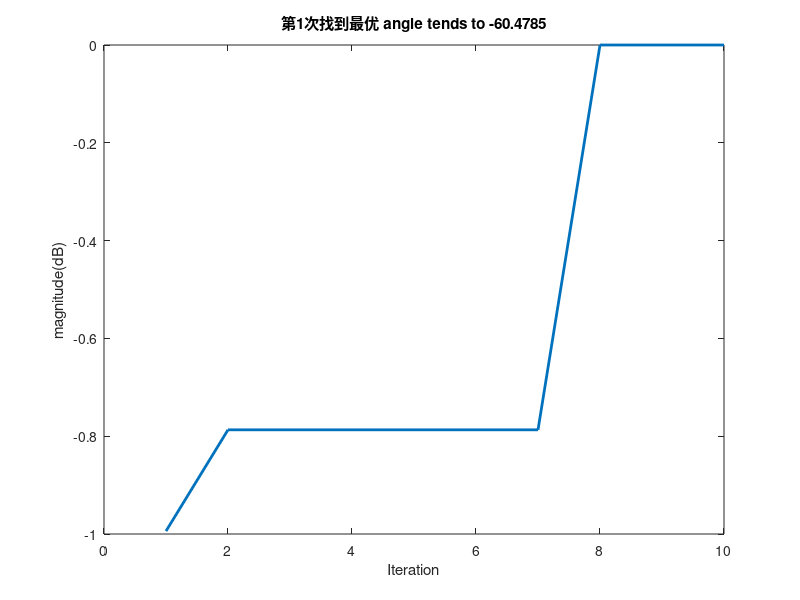
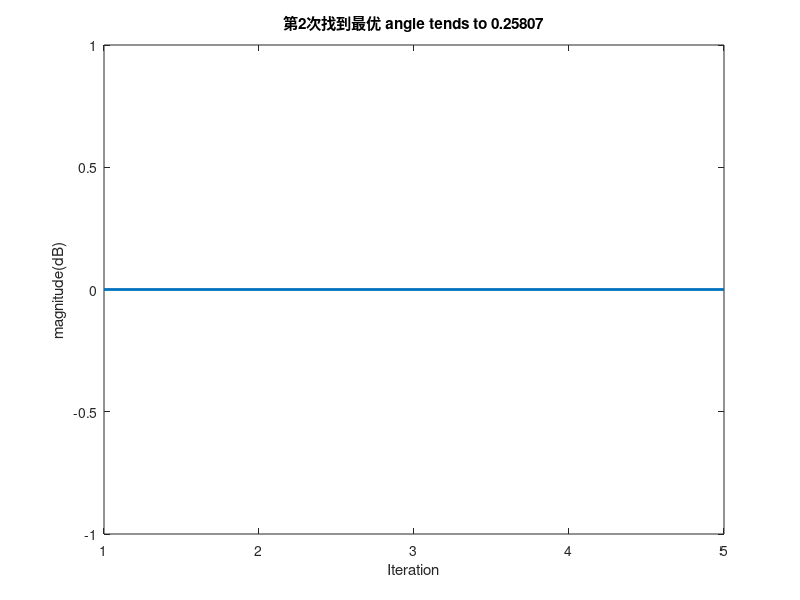
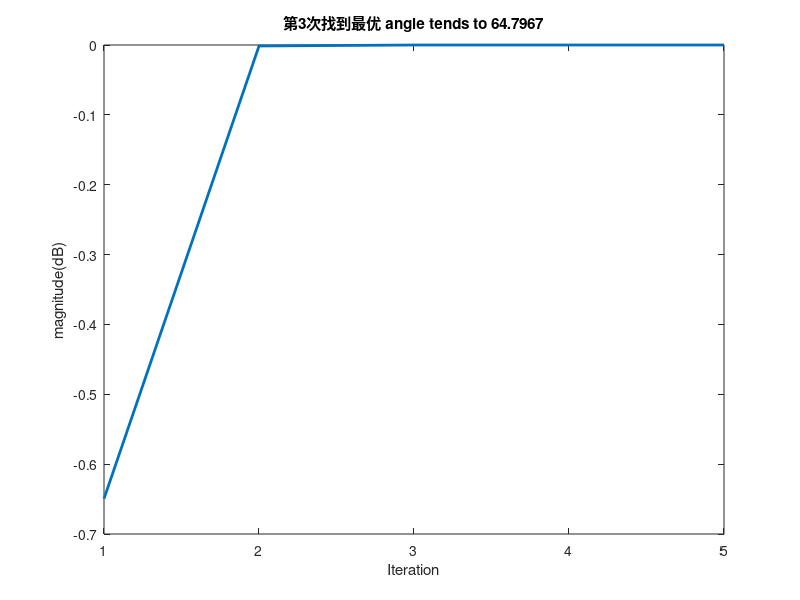
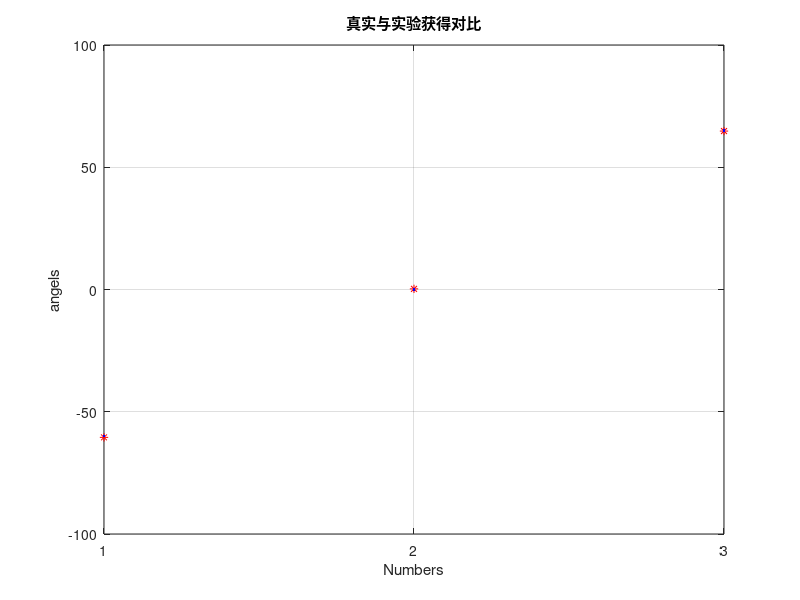

These figures' MATLAB source, in order:
%
% Copyright (c) 2015, Yarpiz (www.yarpiz.com)
% All rights reserved. Please read the "license.txt" for license terms.
%
% Project Code: YOEA112
% Project Title: Implementation of Firefly Algorithm (FA) in MATLAB
% Publisher: Yarpiz (www.yarpiz.com)
%
% Developer: S. Mostapha Kalami Heris (Member of Yarpiz Team)
%
% Contact Info: sm.kalami@gmail.com, info@yarpiz.com
%

clc;
clear;
close all;

%% Problem Definition

%CostFunction=@(x) Rosenbrock(x);        % Cost Function

nVar=1;                 % Number of Decision Variables

VarSize=[1 nVar];   % Size of Decision Variables Matrix
VarMin=-90;         % Lower Bound of Variables
VarMax= 90;         % Upper Bound of Variables
derad=pi/180;                             %角度->弧度
redeg=180/pi;                             %弧度->角度
twpi=2*pi;
kelm=8;                                   %阵元数(接受信号）
dd=0.5;                                   %阵元间距
d=0:dd:(kelm-1)*dd;
iwave=3;                                  %信源数
theta=[-60  0  65];                  %波达方向测试数据
snr=10;                                   %信噪比
n=200;                                    %采样数

VarSize=[1 nVar];       % Decision Variables Matrix Size


%% Firefly Algorithm Parameters

MaxIt=1000;         % Maximum Number of Iterations

nPop=25;            % Number of Fireflies (Swarm Size)

gamma=1;            % Light Absorption Coefficient

beta0=2;            % Attraction Coefficient Base Value

alpha=0.2;          % Mutation Coefficient

alpha_damp=0.98;    % Mutation Coefficient Damping Ratio

delta=0.05*(VarMax-VarMin);     % Uniform Mutation Range

m=2;

if isscalar(VarMin) && isscalar(VarMax)
    dmax = (VarMax-VarMin)*sqrt(nVar);
else
    dmax = norm(VarMax-VarMin);
end


%% 搜索过程
angel = [];                     % 搜索获得的角度
count=0;counta=1;               % count表示得到的局部最优解的个数，counta表示找到的最优个数
BestC = [];                     % 存储找到的所有最优功率和所有最优角度
BestP = [];
while counta <= iwave                   % 信源数即为局部最优解的个数
    alpha=0.2;          % Mutation Coefficient
    count=count+1;
    disp(['--->第',num2str(count),'次尝试寻找最优角度']);

    %% Function And Init
    A=exp(-1i*twpi*d.'*sin(theta*derad));     %方向向量
    S=randn(iwave,n);                         %信源信号3*200
    X=A*S;                                    %接受信号
    X1=awgn(X,snr,'measured');                %添加噪声
    Rxx=X1*X1'/n;                             %计算协方差矩阵
    InvS=inv(Rxx);                            %求逆
    [EV,D]=eig(Rxx);                          %特征值分解
    EVA=diag(D)';                             %获得对角元素
    [EVA,I]=sort(EVA);                        %特征值从小到大排序、
    EVA=fliplr(EVA);                          %左右翻转，从大到小排序
    EV=fliplr(EV(:,I));                       %对应特征向量排序
    L=iwave;
    En=EV(:,L+1:kelm);                        %得到噪声子空间

    %% Initialization

    % Empty Firefly Structure
    firefly.Position=[];
    firefly.Cost=[];


    % Initialize Population Array
    pop=repmat(firefly,nPop,1);

    % Initialize Best Solution Ever Found
    BestSol.Cost=inf;

    % Create Initial Fireflies
    for i=1:nPop
        pop(i).Position=unifrnd(VarMin,VarMax,VarSize);

        phim=derad*pop(i).Position;
        a=exp(-1i*twpi*d*sin(phim)).';
        SP=(a'*a)/(a'*(En*En')*a);
        SP=abs(SP);
        pop(i).Cost=-SP;                    %计算评价值

        if pop(i).Cost<=BestSol.Cost
            BestSol=pop(i);                 %评价函数越小越好
        end
    end

    % Array to Hold Best Cost Values
    BestCost=[];
    BestPosition=[];

    %% Firefly Algorithm Main Loop

    for it=1:MaxIt
        newpop=repmat(firefly,nPop,1);
        for i=1:nPop
            newpop(i).Cost = inf;
            for j=1:nPop
                if pop(j).Cost < pop(i).Cost              %通过遍历所有来影响i萤火虫
                    rij=norm(pop(i).Position-pop(j).Position)/dmax;    %i j的距离
                    beta=beta0*exp(-gamma*rij^m);                %吸引力

                    %e=delta*unifrnd(VarMin/10,VarMax/10,VarSize);
                    e=delta*randn(VarSize);                      %e为正态分布的随机值

                    newsol.Position = pop(i).Position ...
                        + beta*rand(VarSize).*(pop(j).Position-pop(i).Position) ...
                        + alpha*e;

                    newsol.Position=max(newsol.Position,VarMin);
                    newsol.Position=min(newsol.Position,VarMax);
                    
                    phim=derad*newsol.Position;
                    a=exp(-1i*twpi*d*sin(phim)).';
                    SP=(a'*a)/(a'*(En*En')*a);
                    SP=abs(SP);
                    newsol.Cost=-SP;                    %计算新位置评价值

                    if newsol.Cost <= newpop(i).Cost   %新的值比原来的更好则替换
                        newpop(i) = newsol;
                        if newpop(i).Cost<=BestSol.Cost   %全局最优解的替换
                            BestSol=newpop(i);
                        end
                    end

                end

            end

        end                    % 通过优质位置改变劣势位置来到达更好的情况

        % Merge
        pop=[pop
            newpop];  %#ok

        % Sort
        aaa=[pop.Cost];
        [~, SortOrder]=sort([pop.Cost]);
        pop=pop(SortOrder);                    %通过cost关键字将POP排序

        % Truncate
        pop=pop(1:nPop);                       %只取合并之后的前一半的数据

        % Show Iteration Information
        %disp(['Iteration ' num2str(it) ': Best Cost = ' num2str(BestCost(it))]);

        % Damp Mutation Coefficient
        alpha = alpha*alpha_damp;

        % Store Best Cost Ever Found
        BestCost(it,:) = BestSol.Cost;
        BestPosition(it,:) = BestSol.Position;


        if mod(it,5) == 0  % 每隔5次数打印一次
            disp(['  Iteration ' num2str(it) ': Best Cost = ' num2str(BestCost(it)) ...
                ' Angle = ' num2str(BestPosition(it))]);
            
            % 判断是否连续5个都相差在1度范围内,是则跳出，
            % 判断是否陷入局部，超过5次角度接近相似，跳出循环，重新初始化寻找
            if all(abs(BestPosition(it-4:it-1)-BestPosition(it))<=1)                    
                break;
            end
        end
    end  

    %% 判断寻找到的角度是否重复，如果重复则不存储
    if count == 1
        angel(counta) = BestPosition(it);         
    else        
        if all(abs(angel-BestPosition(it))>1)   %判断是否找到相似角度，超过1度，不相似可以存储
            angel(counta) = BestPosition(it);
        else
            continue; 
        end
    end
    disp([' * 找到', num2str(counta),' 个最优角度']);

    % 计算功率
    CostRate=abs(BestCost);
    CostRate_Max=max(CostRate);
    CostRate=10*log10(CostRate/CostRate_Max);

    % 绘画出适应度函数值
    figure;
    plot(CostRate,'LineWidth',2);
    title(['第',num2str(counta),'次找到最优',' angle tends to ',num2str(angel(counta))]);
    xlabel('Iteration');
    ylabel('magnitude(dB)');

    % 存储找到的最优功率和最优角度
    BestC=[BestC;CostRate];
    BestP=[BestP;BestPosition];
    
    counta = counta+1;        
end

figure; % 真实与实验获得对比
plot(sort(angel),'r*');
hold on
plot(sort(theta),'b.');
title(' 真实与实验获得对比 ');
xlabel('Numbers');
ylabel('angels');
set(gca,'XTick',1:iwave)
grid on;

figure; % 所有寻找到的功率变化
plot(BestC,'LineWidth',2);
title('所有寻找到的功率变化');
xlabel('Iteration');
ylabel('magnitude/(dB)');

figure; % 所有寻找到的角度变化
plot(BestP,'LineWidth',2);
title('所有寻找到的角度变化');
xlabel('Iteration');
ylabel('angle/(度)');

angel